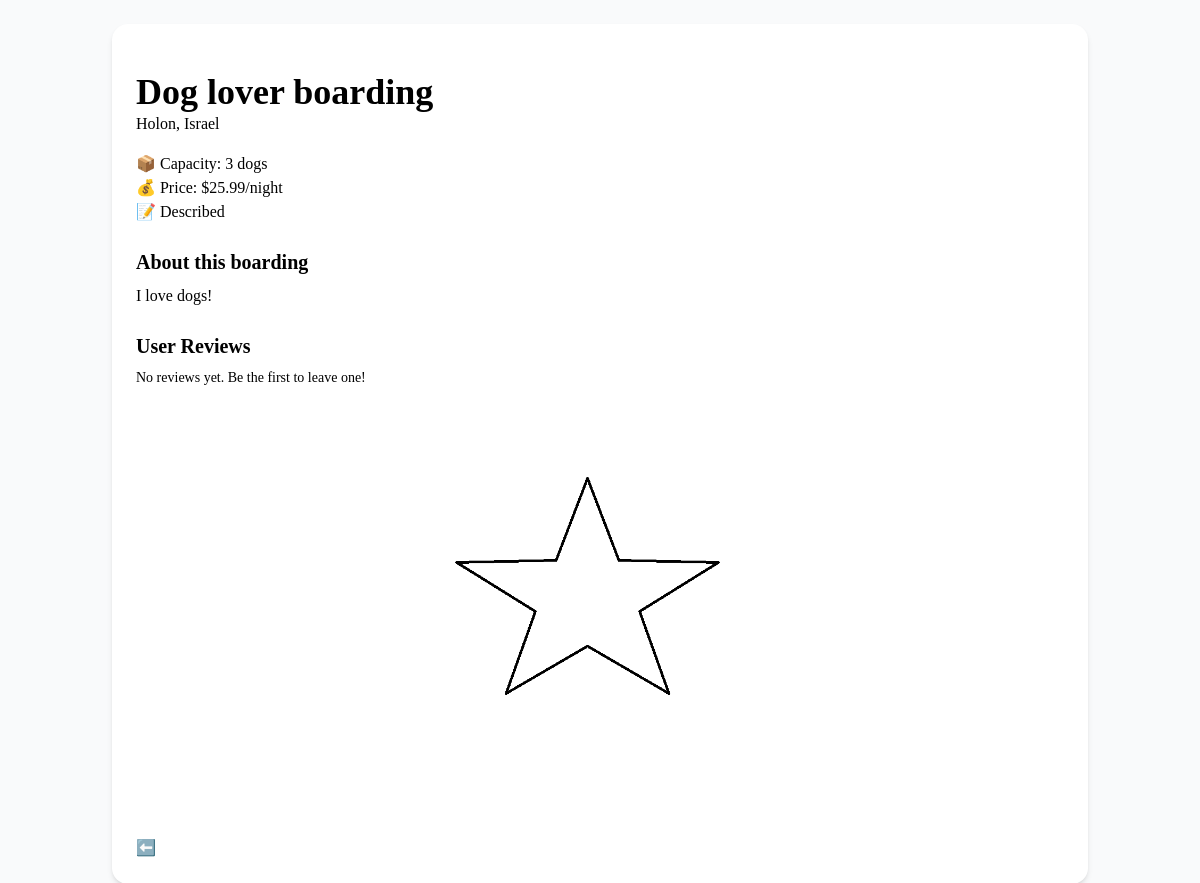
Screenshot of /3/ with the database file from the repository.
### boardings/models.py (models this page shows, shortened)
class DogBoarding(models.Model):
    name = models.CharField(max_length=200)
    country = models.CharField(max_length=100)
    city = models.CharField(max_length=100)
    price_per_night = models.DecimalField(max_digits=6, decimal_places=2)  # for example 99.90 per night
    capacity = models.IntegerField()
    description = models.TextField()
    image = models.ImageField(upload_to='boarding_images/', null=True, blank=True)
    approved = models.BooleanField(default=False)

### boardings/views.py (the view)
# urls.py: path('<int:boarding_id>/', boarding_detail, name='boarding_detail'),
def boarding_detail(request, boarding_id):
    boarding = get_object_or_404(DogBoarding, id=boarding_id)
    return render(request, 'boardings/boarding_detail.html', {'boarding': boarding})

### boardings/templates/boardings/boarding_detail.html
{% extends "base.html" %}
{% load static %}
{% block content %}
<div class="max-w-4xl mx-auto p-6 bg-white rounded-2xl shadow-md mt-10">
    <h1 class="text-4xl font-bold mt-6">{{ boarding.name }}</h1>
    <p class="text-lg text-gray-700">{{ boarding.city }}, {{ boarding.country }}</p>
    <div class="mt-4 space-y-2">
        <span class="block bg-indigo-100 text-indigo-800 text-lg px-3 py-1 rounded-full">📦 Capacity: {{ boarding.capacity }} dogs</span>
        <span class="block bg-green-100 text-green-800 text-lg px-3 py-1 rounded-full">💰 Price: ${{ boarding.price_per_night }}/night</span>
        {% if boarding.description %}
            <span class="block bg-yellow-100 text-yellow-800 text-lg px-3 py-1 rounded-full">📝 Described</span>
        {% endif %}
    </div>
    {% if boarding.description %}
    <div class="mt-6 text-gray-800 leading-relaxed">
        <h2 class="text-xl font-semibold mb-2">About this boarding</h2>
        <p>{{ boarding.description }}</p>
    </div>
    {% endif %}
    <br>
    <div class="mt-8">
        <h2 class="text-xl font-semibold mb-2">User Reviews</h2>
        <p class="text-sm text-gray-500">No reviews yet. Be the first to leave one!</p>
    </div>
    {% if boarding.image %}
        <img src="{{ boarding.image.url }}" alt="{{ boarding.name }}" class="w-full h-40 object-cover rounded-lg">
    {% else %}
        <div class="w-full h-64 bg-gray-200 flex items-center justify-center rounded-xl text-gray-500">
            No image available
        </div>
    {% endif %}
    <div class="mt-6">
        <a href="{% url 'boarding-list' %}" class="inline-block bg-indigo-600 text-white px-5 py-2 rounded hover:bg-indigo-700 transition">
            ⬅️ Back to all boardings
        </a>
    </div>
</div>
{% endblock %}

### rows the page displays
DogBoarding: name "Dog lover boarding", city "Holon", country "Israel", capacity "3", price_per_night "25.99", description "I love dogs!", image (picture)
